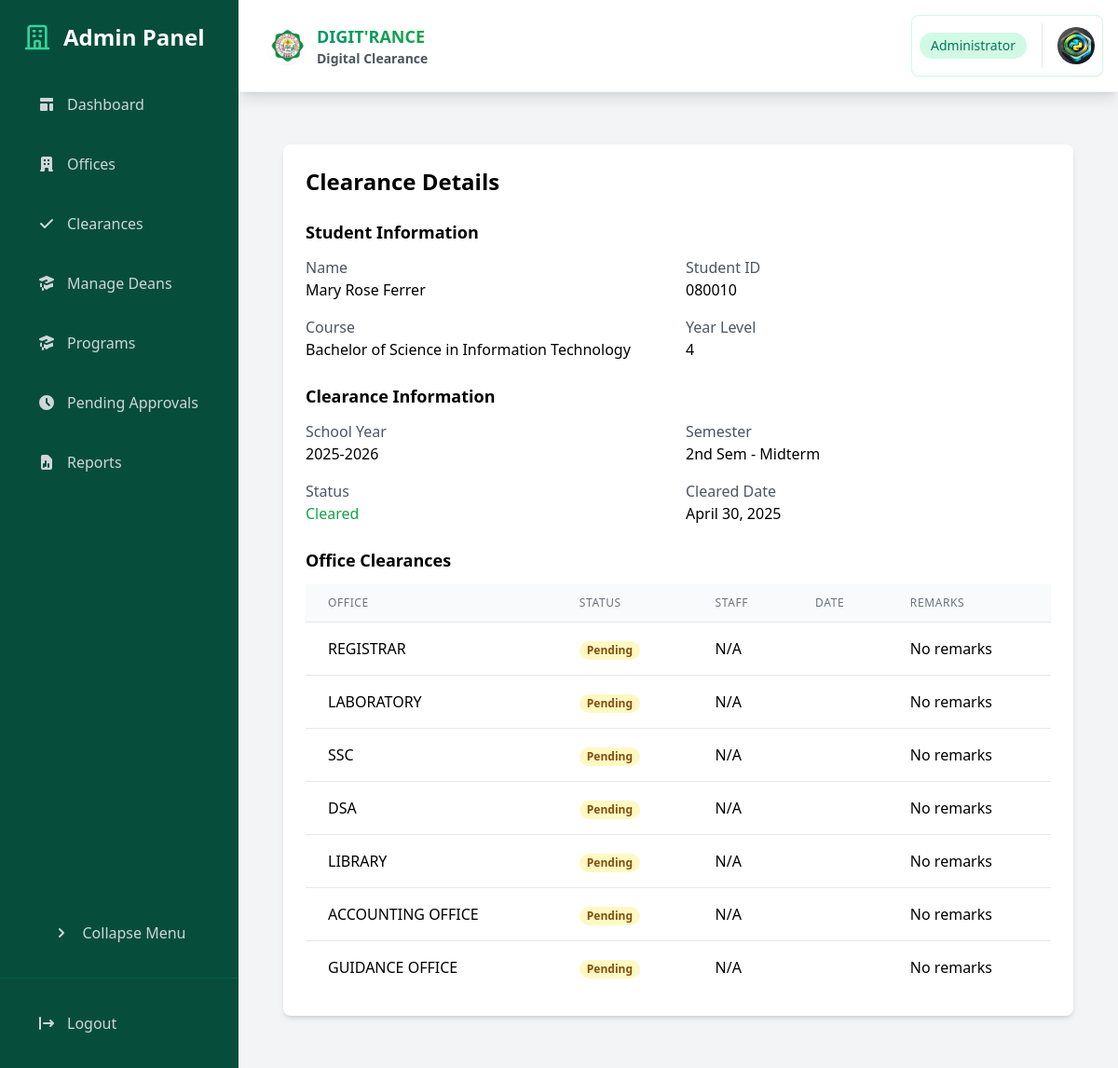
The app's page /dashboard/admin/clearances/25/ (signed in) with its own data.
### core/models.py (models this page shows, shortened)
class Clearance(models.Model):
    student = models.ForeignKey(Student, on_delete=models.CASCADE, related_name='clearances')
    school_year = models.CharField(max_length=9)
    semester = models.CharField(max_length=7, choices=SEMESTER_CHOICES)
    is_cleared = models.BooleanField(default=False)
    cleared_date = models.DateTimeField(null=True, blank=True)
    program_chair_approved = models.BooleanField(default=False)
    created_at = models.DateTimeField(auto_now_add=True)
    class Meta:
        unique_together = ['student', 'school_year', 'semester']
        ordering = ['-school_year', '-semester']

class Student(models.Model):
    user = models.OneToOneField(User, on_delete=models.CASCADE)
    student_id = models.CharField(max_length=20, unique=True)
    course = models.ForeignKey(Course, on_delete=models.PROTECT)
    program_chair = models.ForeignKey('ProgramChair', on_delete=models.SET_NULL, null=True, blank=True)
    dormitory_owner = models.ForeignKey('Staff', on_delete=models.SET_NULL, null=True, blank=True, related_name='dormitory_students')
    year_level = models.IntegerField()
    contact_number = models.CharField(max_length=20, blank=True, null=True)
    is_boarder = models.BooleanField(default=False)
    boarder_since = models.DateTimeField(verbose_name="Date Started as a Boarder", null=True, blank=True)
    created_at = models.DateTimeField(auto_now_add=True)
    is_approved = models.BooleanField(default=False)
    rejection_reason = models.TextField(blank=True, null=True)
    profile_picture = models.ImageField(upload_to='student_profiles/', null=True, blank=True)

class Course(models.Model):
    code = models.CharField(max_length=10, unique=True)
    name = models.CharField(max_length=100)
    dean = models.ForeignKey(Dean, on_delete=models.PROTECT, related_name='courses')
    is_active = models.BooleanField(default=True)
    created_at = models.DateTimeField(auto_now_add=True)
    updated_at = models.DateTimeField(auto_now=True)
    class Meta:
        ordering = ['code']

class ClearanceRequest(models.Model):
    student = models.ForeignKey(Student, on_delete=models.CASCADE, related_name='clearance_requests')
    office = models.ForeignKey(Office, on_delete=models.CASCADE, related_name='clearance_requests')
    clearance = models.ForeignKey('Clearance', on_delete=models.CASCADE, related_name='requests')
    school_year = models.CharField(max_length=9)
    semester = models.CharField(max_length=7, choices=SEMESTER_CHOICES)
    status_choices = [
        ('pending', 'Pending'),
        ('approved', 'Approved'),
        ('denied', 'Denied'),
    ]
    status = models.CharField(max_length=10, choices=status_choices, default='pending')
    remarks = models.TextField(blank=True, null=True)
    reviewed_by = models.ForeignKey(Staff, on_delete=models.SET_NULL, null=True, blank=True)
    request_date = models.DateTimeField(auto_now_add=True)
    reviewed_date = models.DateTimeField(null=True, blank=True)
    notes = models.TextField(blank=True, null=True)
    class Meta:
        unique_together = ['student', 'office', 'school_year', 'semester']
        ordering = ['-school_year', '-semester', '-request_date']

class Office(models.Model):
    OFFICE_TYPES = [
        ('SET', 'SET'),
        ('STE', 'STE'),
        ('SOCJE', 'SOCJE'),
        ('SAFES', 'SAFES'),
        ('SSB SET', 'SSB SET'),
        ('SSB STE', 'SSB STE'),
        ('SSB SOCJE', 'SSB SOCJE'),
        ('SSB SAFES', 'SSB SAFES'),
        ('OTHER', 'OTHER'),
    ]
    name = models.CharField(max_length=255, unique=True)
    office_type = models.CharField(max_length=50, choices=OFFICE_TYPES, default='OTHER')
    affiliated_dean = models.ForeignKey(Dean, on_delete=models.SET_NULL, null=True, blank=True)
    description = models.TextField(blank=True, null=True)
    location = models.CharField(max_length=255, blank=True, null=True)
    contact_number = models.CharField(max_length=50, blank=True, null=True)
    email = models.EmailField(blank=True, null=True)
    created_at = models.DateTimeField(auto_now_add=True)

### core/views.py (the view)
# urls.py: path('dashboard/admin/clearances/<int:clearance_id>/', views.clearance_details, name='clearance_details'),
@login_required
@user_passes_test(lambda u: u.is_superuser)
def clearance_details(request, clearance_id):
    clearance = get_object_or_404(Clearance.objects.select_related(
        'student',
        'student__user',
        'student__course'
    ), id=clearance_id)
    clearance_requests = ClearanceRequest.objects.filter(
        clearance=clearance
    ).select_related('office', 'reviewed_by')
    return render(request, 'admin/clearance_details.html', {
        'clearance': clearance,
        'clearance_requests': clearance_requests,
    })

### core/models.py (called while the page is built)
    def get_profile_picture_url(self):
        return self.profile_picture.url if self.profile_picture else static('img/default-profile.png')

### templates/admin/clearance_details.html (shortened to what this page needs)
{% extends 'base.html' %}
{% load static %}
{% block content %}
<div class="container mx-auto px-4 py-8">
    <div class="bg-white rounded-lg shadow-md p-6">
        <h2 class="text-2xl font-bold mb-6">Clearance Details</h2>
        <div class="mb-6">
            <h3 class="text-lg font-semibold mb-3">Student Information</h3>
            <div class="grid grid-cols-2 gap-4">
                <div>
                    <p class="text-gray-600">Name</p>
                    <p class="font-medium">{{ clearance.student.user.get_full_name }}</p>
                </div>
                <div>
                    <p class="text-gray-600">Student ID</p>
                    <p class="font-medium">{{ clearance.student.student_id }}</p>
                </div>
                <div>
                    <p class="text-gray-600">Course</p>
                    <p class="font-medium">{{ clearance.student.course.name }}</p>
                </div>
                <div>
                    <p class="text-gray-600">Year Level</p>
                    <p class="font-medium">{{ clearance.student.year_level }}</p>
                </div>
            </div>
        </div>
        <div class="mb-6">
            <h3 class="text-lg font-semibold mb-3">Clearance Information</h3>
            <div class="grid grid-cols-2 gap-4">
                <div>
                    <p class="text-gray-600">School Year</p>
                    <p class="font-medium">{{ clearance.school_year }}</p>
                </div>
                <div>
                    <p class="text-gray-600">Semester</p>
                    <p class="font-medium">{{ clearance.get_semester_display }}</p>
                </div>
                <div>
                    <p class="text-gray-600">Status</p>
                    <p class="font-medium">
                        {% if clearance.is_cleared %}
                            <span class="text-green-600">Cleared</span>
                        {% else %}
                            <span class="text-yellow-600">Pending</span>
                        {% endif %}
                    </p>
                </div>
                <div>
                    <p class="text-gray-600">Cleared Date</p>
                    <p class="font-medium">
                        {% if clearance.cleared_date %}
                            {{ clearance.cleared_date|date:"F d, Y" }}
                        {% else %}
                            N/A
                        {% endif %}
                    </p>
                </div>
            </div>
        </div>
        <div>
            <h3 class="text-lg font-semibold mb-3">Office Clearances</h3>
            <div class="overflow-x-auto">
                <table class="min-w-full divide-y divide-gray-200">
                    <thead>
                        <tr>
                            <th class="px-6 py-3 bg-gray-50 text-left text-xs font-medium text-gray-500 uppercase tracking-wider">Office</th>
                            <th class="px-6 py-3 bg-gray-50 text-left text-xs font-medium text-gray-500 uppercase tracking-wider">Status</th>
                            <th class="px-6 py-3 bg-gray-50 text-left text-xs font-medium text-gray-500 uppercase tracking-wider">Staff</th>
                            <th class="px-6 py-3 bg-gray-50 text-left text-xs font-medium text-gray-500 uppercase tracking-wider">Date</th>
                            <th class="px-6 py-3 bg-gray-50 text-left text-xs font-medium text-gray-500 uppercase tracking-wider">Remarks</th>
                        </tr>
                    </thead>
                    <tbody class="bg-white divide-y divide-gray-200">
                        {% for request in clearance_requests %}
                        <tr>
                            <td class="px-6 py-4 whitespace-nowrap">{{ request.office.name }}</td>
                            <td class="px-6 py-4 whitespace-nowrap">
                                {% if request.status == 'APPROVED' %}
                                    <span class="px-2 inline-flex text-xs leading-5 font-semibold rounded-full bg-green-100 text-green-800">
                                        Approved
                                    </span>
                                {% elif request.status == 'DENIED' %}
                                    <span class="px-2 inline-flex text-xs leading-5 font-semibold rounded-full bg-red-100 text-red-800">
                                        Denied
                                    </span>
                                {% else %}
                                    <span class="px-2 inline-flex text-xs leading-5 font-semibold rounded-full bg-yellow-100 text-yellow-800">
                                        Pending
                                    </span>
                                {% endif %}
                            </td>
                            <td class="px-6 py-4 whitespace-nowrap">
                                {{ request.staff.user.get_full_name|default:"N/A" }}
                            </td>
                            <td class="px-6 py-4 whitespace-nowrap">
                            </td>
                            <td class="px-6 py-4">
                                {{ request.remarks|default:"No remarks" }}
                            </td>
                        </tr>
                        {% endfor %}
                    </tbody>
                </table>
            </div>
        </div>
    </div>
</div>
{% endblock %}

### records on screen
Clearance: student.user.get_full_name "Mary Rose Ferrer", student.student_id "080010", student.course.name "Bachelor of Science in Information Technology", student.year_level "4", school_year "2025-2026", semester "2nd Sem - Midterm", cleared_date "April 30, 2025"
ClearanceRequest: office.name "REGISTRAR", status "Pending", staff.user.get_full_name "N/A", remarks "No remarks"
ClearanceRequest: office.name "LABORATORY", status "Pending", staff.user.get_full_name "N/A", remarks "No remarks"
ClearanceRequest: office.name "SSC", status "Pending", staff.user.get_full_name "N/A", remarks "No remarks"
ClearanceRequest: office.name "DSA", status "Pending", staff.user.get_full_name "N/A", remarks "No remarks"
ClearanceRequest: office.name "LIBRARY", status "Pending", staff.user.get_full_name "N/A", remarks "No remarks"
ClearanceRequest: office.name "ACCOUNTING OFFICE", status "Pending", staff.user.get_full_name "N/A", remarks "No remarks"
ClearanceRequest: office.name "GUIDANCE OFFICE", status "Pending", staff.user.get_full_name "N/A", remarks "No remarks"
